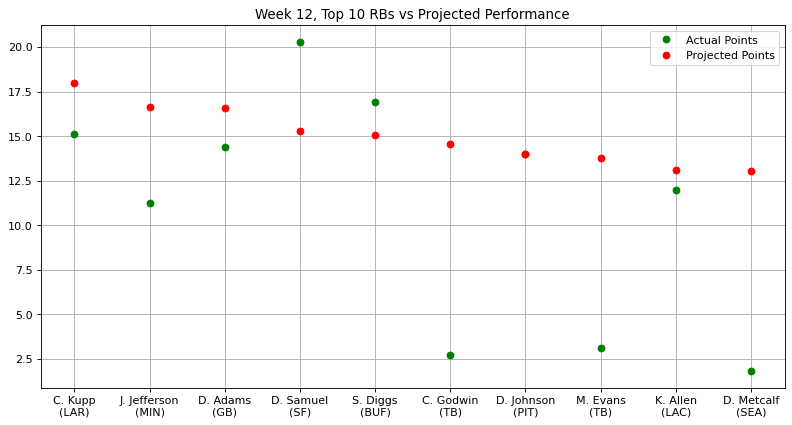

Recreate this plot in Python.
# Stats provided by NFL Fantasy
# Week 12, Top 10 Projected WRs vs Actual Performance

import matplotlib.pyplot as plt
import numpy as np
from matplotlib.pyplot import figure
figure(figsize=(12, 6), dpi=80)

actual_points = np.array([15.10,11.26,14.40,20.30,16.90,2.70,14.00,3.10,12.00,1.80])
proj_points = np.array([18.00,16.64,16.60,15.28,15.04,14.53,13.99,13.77,13.11,13.02])
players = np.array(["C. Kupp\n(LAR)","J. Jefferson\n(MIN)","D. Adams\n(GB)","D. Samuel\n(SF)",
                    "S. Diggs\n(BUF)","C. Godwin\n(TB)","D. Johnson\n(PIT)","M. Evans\n(TB)",
                    "K. Allen\n(LAC)","D. Metcalf\n(SEA)"])

plt.plot(players, actual_points, 'o', c = 'g', label = 'Actual Points', ms = 6)
plt.plot(proj_points, 'o', c = 'r', label = 'Projected Points', ms = 6)
plt.title("Week 12, Top 10 RBs vs Projected Performance")
plt.legend()
plt.grid()
plt.show()
